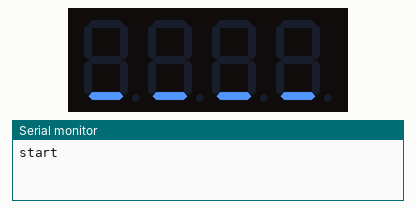
The sketch below on a simulated ESP8266 (NodeMCU). Shown: 4-digit seven-segment display, the last lines printed to the serial monitor. WiFi joins after 1.5 s; servers stay silent unless stated; network time is answered at once with the bench clock; the local clock reads 2024-03-15 10:24:30 at power-on unless the sketch sets it.

Above: at 0.1 s.
At 1.6 s:
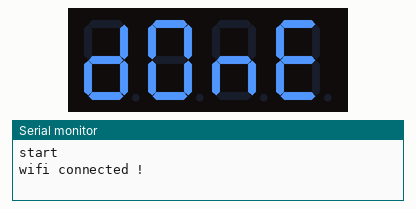
At 130.3 s:
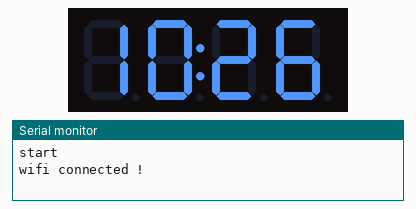

The sketch:

miniclock.ino
```cpp
#include <Arduino.h>
#include <ESP8266WiFi.h>
#include <WiFiUdp.h>
#include <Ticker.h>

#include <TM1637Display.h> //https://github.com/avishorp/TM1637
#include <NTPClient.h> //https://github.com/arduino-libraries/NTPClient
#include <WiFiManager.h> // https://github.com/tzapu/WiFiManager

// Module connection pins (Digital Pins)
#define CLK D2
#define DIO D1

// The amount of time (in milliseconds) between tests
#define TEST_DELAY   2000

const uint8_t SEG_DONE[] = {
  SEG_B | SEG_C | SEG_D | SEG_E | SEG_G,           // d
  SEG_A | SEG_B | SEG_C | SEG_D | SEG_E | SEG_F,   // O
  SEG_C | SEG_E | SEG_G,                           // n
  SEG_A | SEG_D | SEG_E | SEG_F | SEG_G            // E
  };

const uint8_t SEG_Err[] = {
  SEG_A | SEG_D | SEG_E | SEG_F | SEG_G,            // E
  SEG_E | SEG_G,           // r
  SEG_E | SEG_G,           // r
  0
  };

const uint8_t SEG_Underscore[] = {
  SEG_D ,           // _
  SEG_D ,           // _
  SEG_D ,           // _
  SEG_D ,           // _
};

TM1637Display display(CLK, DIO);
Ticker clockInterrupt;
WiFiUDP ntpUDP;
// By default 'pool.ntp.org' is used with 60 seconds update interval and
// no offset
//NTPClient timeClient(ntpUDP);
NTPClient timeClient(ntpUDP, "europe.pool.ntp.org", 3600, 60*60*1000);
char dots = 0b0;

void setup(){
  display.setBrightness(0x0f);
  display.setSegments(SEG_Underscore);

  Serial.begin(115200);
  Serial.println ( "start");

  //WiFiManager, Local intialization. Once its business is done, there is no need to keep it around
  WiFiManager wm;

  //reset settings - wipe credentials for testing
  //wm.resetSettings();

  // Automatically connect using saved credentials,
  // if connection fails, it starts an access point with the specified name,
  // then goes into a blocking loop awaiting configuration and will return success result
  bool res;
  res = wm.autoConnect("miniclock"); // open AP

  if(!res) {
    Serial.println("Failed to connect");
    wm.resetSettings();
    display.setSegments(SEG_Err);
  } else {
    //if you get here you have connected to the WiFi
    Serial.println ( "wifi connected !");
    display.setSegments(SEG_DONE);
    timeClient.begin();
    timeClient.forceUpdate();
    clockInterrupt.attach(1, updateClock);
  }
}

void updateClock(){
  timeClient.update();
  int t = timeClient.getHours() * 100 + timeClient.getMinutes();
  display.showNumberDecEx(t,  dots, true);
  dots = dots^  0b01000000;

  // poor man's brightness adjustment
  int k=7;
  switch (timeClient.getHours()){
    case 0:
    case 1:
    case 2:
    case 3:
    case 4:
    case 5:
    case 6:
      k=2;
      break;
    case 7:
    case 8:
    case 9:
    case 10:
    case 11:
    case 12:
    case 13:
    case 14:
    case 15:
    case 16:
    case 17:
    case 18:
    case 19:
      k=7;
      break;
    case 20:
    case 21:
    case 22:
    case 23:
      k=2;
      break;
  }
  display.setBrightness(k);
  delay(1000);
}

void loop(){ }
```

Measured:
- what the display in image 1 shows lasts 128.7 s, from 1.5 s to 130.2 s
